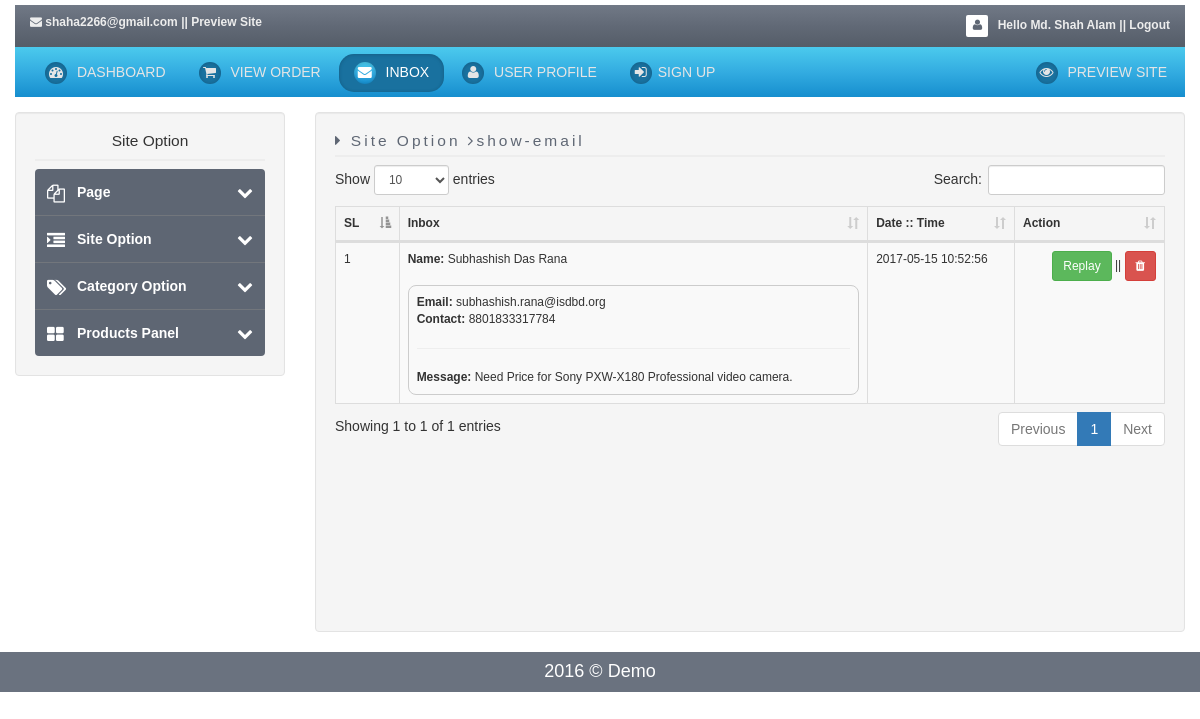
The page /admin/index.php?page=show-email (signed in) on the database its author committed.
### tables this page shows
CREATE TABLE `tbl_contact` (
  `contactId` int(11) NOT NULL,
  `firstName` varchar(1000) DEFAULT NULL,
  `lastName` varchar(1000) DEFAULT NULL,
  `email` varchar(1000) DEFAULT NULL,
  `contact` varchar(1000) DEFAULT NULL,
  `message` varchar(1000) DEFAULT NULL,
  `dateTime` datetime DEFAULT NULL,
  `status` varchar(1000) DEFAULT NULL
);

### config/database.php (called while the page is built, shortened)
<?php
	class Database{
		public $host = DB_HOST;
		public $user = DB_USER;
		public $pass = DB_PASS;
		public $dbname = DB_NAME;
		public $link;
		private function connectDB(){
			$this->link = new mysqli($this->host, $this->user,$this->pass, $this->dbname);
		}
		public function select($sql){
			$result = $this->link->query($sql) or die($this->link->error.__LINE__);
			if($result->num_rows > 0){
				return $result;
			}else{
				return false;
			}
		}
	}
?>

### classes/function.class.php (called while the page is built, shortened)
<?php
	$dirpath = realpath(dirname(__FILE__));
	include_once ($dirpath.'/../config/database.php');
?>
<?php
	class Others{
		private $db;
		public function __construct(){
			$this->db = new Database();
		}
		public function showEmail(){
			$query 	= "SELECT * FROM tbl_contact ORDER BY contactId DESC";
			$result = $this->db->select($query);
			return $result;
		}
	}
?>

### admin/includes/show-email.php (the view)
<div class="col-md-12 form-horizontal">
	<table id="example" class="table table-striped table-bordered" width="100%" cellspacing="0"  style="font-size:12px;">
        <thead>
            <tr>
                <th>SL</th>
                <th>Inbox</th>
				<th>Date :: Time</th>
                <th>Action</th>
            </tr>
        </thead>
        <tbody>
			<?php
				$showEmail = $os->showEmail();
				if($showEmail){
					$i = 0;
					while($result = $showEmail->fetch_assoc()){
						$i++;
				?>
					<tr>
						<td><?php echo $i; ?></td>
						<td><?php echo '<strong>Name:</strong> '.$result['firstName'].' '.$result['lastName'].'<br><br><div style="border:1px solid #ccc; border-radius:8px;padding:8px;"><strong>Email:</strong> '.$result['email'].'<br><strong>Contact:</strong> '.$result['contact'].'<br><hr><strong>Message:</strong> '.$result['message'].'</div>';?></td>
						<td><?php echo $result['dateTime'];?></td>
						<td width="18%" class="text-right"><a href="index.php?page=send_mail&id=<?php echo $result['contactId'];?>" class="btn btn-sm btn-success" data-toggle="tooltip" data-placement="top" title="Replay">Replay</a> || <a href="javascript:emailRemove(<?php echo $result['contactId'] ?>)" class="btn btn-sm btn-danger" data-toggle="tooltip" data-placement="top" title="Delete"><i class="fa fa-trash"></i></a></td>
					</tr>
			<?php } } ?>
        </tbody>
    </table>
</div>

### admin/css/style.css (style rules this page uses)
* { margin: 0px; padding: 0px; }
html, body { height: 100%; -webkit-font-smoothing: antialiased; font: normal 14px arial,sans-serif; }
body a { text-decoration:none!important; }

### rows shown on the page
tbl_contact: firstName "Subhashish", lastName "Das Rana", email "subhashish.rana@isdbd.org", contact "8801833317784", message "Need Price for Sony PXW-X180 Professional video camera.", dateTime "2017-05-15 10:52:56"

### other values the page prints
Session::get('email') "shaha2266@gmail.com"
Session::get('controlerName') "Md. Shah Alam"
$title "show-email"
